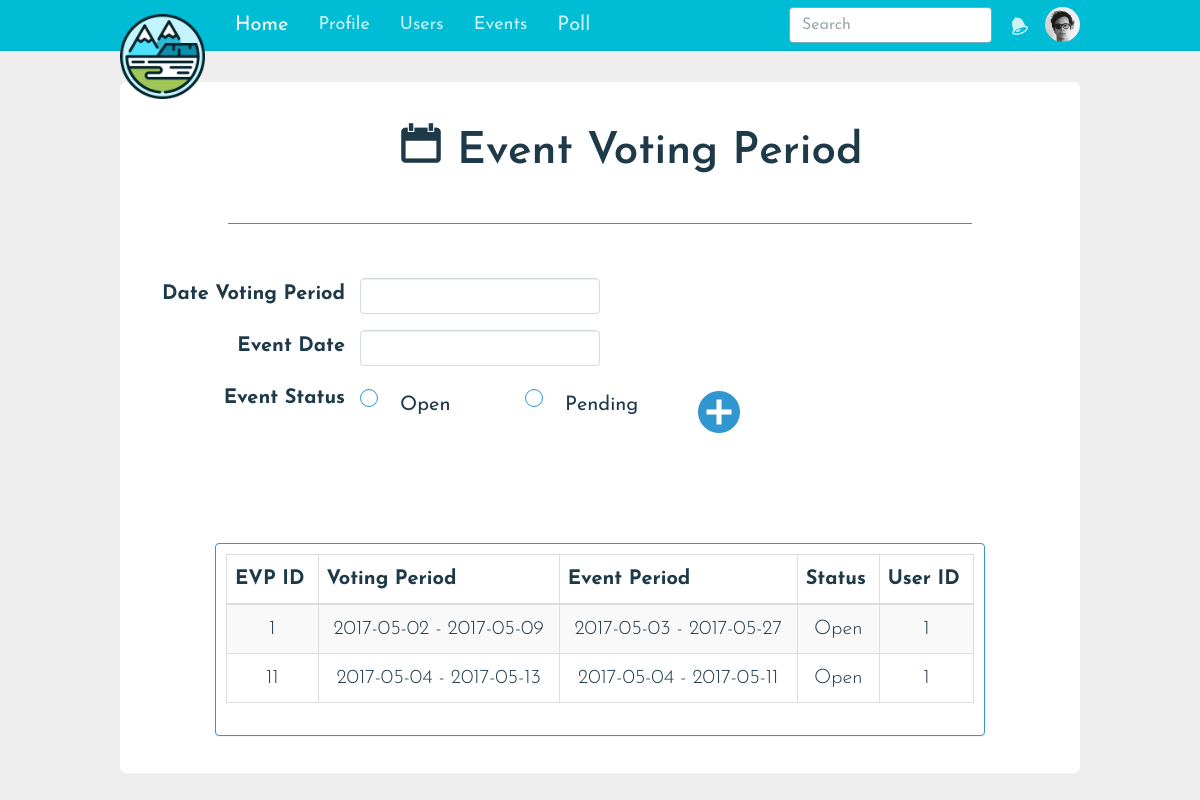
The app's page /eventVotingPeriod.php, older data.
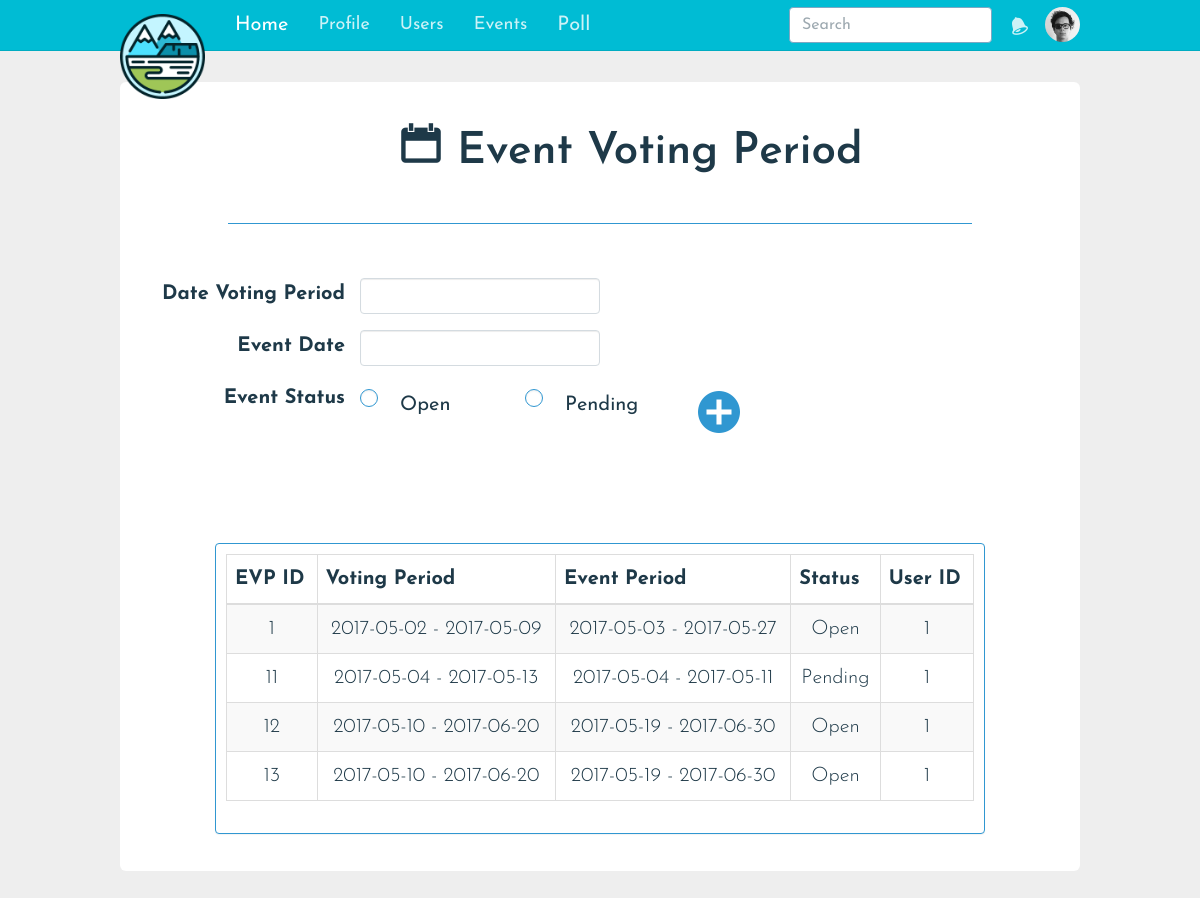
The same page, newer data.
### tables this page shows
CREATE TABLE `event_voting_period` (
  `evp_id` int(10) NOT NULL AUTO_INCREMENT,
  `user_id` int(10) DEFAULT NULL,
  `event_status_id` int(10) DEFAULT NULL,
  `start_date` date DEFAULT NULL,
  `end_date` date DEFAULT NULL,
  `isOpen` tinyint(2) DEFAULT NULL,
  `start_event_date` date DEFAULT NULL,
  `end_event_date` date DEFAULT NULL,
  PRIMARY KEY (`evp_id`),
  KEY `user_id` (`user_id`),
  KEY `event_status_id` (`event_status_id`),
  CONSTRAINT `event_voting_period_ibfk_1` FOREIGN KEY (`user_id`) REFERENCES `users` (`id`),
  CONSTRAINT `event_voting_period_ibfk_2` FOREIGN KEY (`event_status_id`) REFERENCES `event_status` (`event_status_id`)
);

### eventVotingPeriod.php (called while the page is built)
<?php
	include('views/menubar/evp.php')
 ?>

### class/eventPeriodClass.php (called while the page is built, shortened)
<?php
class eventPeriodClass
{
	public function getAllEventPeriod()
	{
		try {
			$db = getDB();
			$st = $db->prepare("SELECT * FROM event_voting_period");
			$st->execute();
			$data=$st->fetchAll();
		} catch (PDOException $e) {
		}
		return $data;
	}
}
?>

### views/menubar/evp.php (the view, shortened to what this page needs)
<?php
require_once 'views/layouts/header.php';
require_once 'views/layouts/nav.php';
include('class/eventPeriodClass.php');
$EVPClass = new eventPeriodClass();
$EVPs = $EVPClass->getAllEventPeriod();
?>
<div class="container">
	<br>
	<form method="post" class="form-horizontal" role="form">
		<h2 style="font-size: 44px;"><span class="icon icon-calendar"></span> Event Voting Period</h2>
		<hr width="85%" style="border-color:#3097d1;">
		<br>
		<div class="form-group">
			<label class="col-md-3" style="display: inline-flex; justify-content: flex-end;">Date Voting Period</label>
			<div class="col-md-3" style="padding: 0;">
				<input type="text" name="datefilter" class="form-control" style="padding: 0; text-align: center;" />
			</div>
	</div>
	<div class="form-group">
		<label class="col-md-3" style="display: inline-flex; justify-content: flex-end;">Event Date</label>
		<div class="col-md-3" style="padding: 0;">
			<input type="text" name="eventDate" class="form-control" style="padding: 0; text-align: center;" />
		</div>
	</div>
	<div class="form-group">
		<label class="col-md-3" style="display: inline-flex; justify-content: flex-end;">Event Status</label>
		<div class="row">
			<div class="radio custom-control custom-radio col-md-2">
				<label>
					<span class="custom-control-indicator" style="border-color:#3097d1;"></span>Open
				</label>
			</div>
			<div class="radio custom-control custom-radio col-md-2">
				<label>
					<span class="custom-control-indicator" style="border-color:#3097d1;"></span>
					Pending
				</label>
			</div>
			<button type="submit" name="registerEVP" class="btn btn-info icon icon-circle-with-plus "
			style="float: right; padding: 0; margin-right: 350px;  font-size: 50px; background-color: white;
			color:#3097d1; border-color: white;">
		</button>
		</div>
	</div>
	<br>
	<br>
	<div class="row">
		<div class="col-sm-10 col-sm-offset-1">
			<div class="imaginary_container">
				<div class="panel panel-primary">
					<div class="panel-body" style="padding: 0.5em;">
						<table id="votingPeriod" class="table table-striped table-bordered dt-responsive nowrap" cellspacing="0" width="100%">
							<thead>
								<tr>
									<th>EVP ID</th>
									<th>Voting Period</th>
									<th>Event Period</th>
									<th>Status</th>
									<th>User ID</th>
								</tr>
							</thead>
							<tbody>
								<tr>
								<?php
										foreach($EVPs as $EVP)
										{?>
									<td align="center"> <?php echo $EVP['evp_id'] ?></td>
									<td align="center"> <?php echo $EVP['start_date'] . ' - ' . $EVP['end_date'] ?></td>
									<td align="center"> <?php  echo $EVP['start_event_date'] . ' - ' . $EVP['end_event_date'] ?></td>
									<td align="center"> <?php if($EVP['isOpen']==1)
											echo "Open";
											elseif ($EVP['isOpen']==4) {
												echo "Pending";
											};
									 ?></td>
									<td align="center"> <?php echo $EVP['user_id'] ?></td>
								</tr>
								<?php  } ?>
							</tbody>
						</table>
					</div>
				</div>
			</div>
		</div>
	</div>
	</form>
<br><br>
</div>
<?php
require_once 'views/layouts/footer.php';
?>

### views/layouts/header.php (shortened to what this page needs)
<!DOCTYPE html>
<html lang="en">
<head>
  <link rel="stylesheet" href="https://maxcdn.bootstrapcdn.com/font-awesome/4.6.1/css/font-awesome.min.css">
  <link rel="stylesheet" href="https://cdnjs.cloudflare.com/ajax/libs/font-awesome/4.7.0/css/font-awesome.min.css">
	<link href="assets/css/toolkit.css" rel="stylesheet">
  <link href="assets/css/application.css" rel="stylesheet">
  <link href="assets/css/custom.css" rel="stylesheet">
  <link rel="stylesheet" href="sample/sample.css">
  <link rel="stylesheet" href="https://cdn.datatables.net/1.10.14/css/jquery.dataTables.min.css">
  <link rel="stylesheet" href="assets/css/admin.css">
  <link rel="stylesheet" href="assets/src/bootstrap-tagsinput.css">
  <link rel="stylesheet" type="text/css" href="//cdn.jsdelivr.net/bootstrap.daterangepicker/2/daterangepicker.css" />
</head>
<body class="with-top-navbar">

### views/layouts/nav.php (shortened to what this page needs)
<nav class="navbar navbar-inverse navbar-fixed-top app-navbar">
	<div class="container">
		<div class="navbar-header">
			<a class="navbar-brand" href="index.php">
				<img class="brand" src="assets/img/mountain1.png" alt="logo">
			</a>
		</div>
		<div class="navbar-collapse collapse" id="navbar-collapse-main">
			<ul class="nav navbar-nav hidden-xs">
				<li class="active">
					<a href="home.php">Home</a>
				</li>
				<li class="dropdown">
         		   <a class="dropbtn" href="#">Profile</a>
        		</li>
				<li class="dropdown">
         		   <a class="dropbtn" href="users.php">Users</a>
        		</li>
				<li class="dropdown">
					<a class="dropbtn" href="Events.php">Events</a>
				</li>
				<li>
					<a href="eventPoll.php">Poll</a>
				</li>
			</ul>
			<ul class="nav navbar-nav navbar-right m-r-0 hidden-xs">
				<li >
					<a class="app-notifications" href="#">
						<span class="icon icon-bell"></span>
					</a>
				</li>
				<li>
					<button class="btn btn-default navbar-btn navbar-btn-avitar" data-toggle="popover">
						<img class="img-circle" src="assets/img/avatar-dhg.png">
					</button>
				</li>
			</ul>
			<form class="navbar-form navbar-right app-search" role="search">
				<div class="form-group">
					<input type="text" class="form-control" data-action="grow" placeholder="Search">
				</div>
			</form>
		</div>
	</div>
</nav>

### views/layouts/footer.php (shortened to what this page needs)
</body>
</html>

### assets/css/application.css (style rules this page uses)
.app-navbar { font-weight: 400; -webkit-font-smoothing: antialiased; }
.app-navbar .form-control { box-shadow: none; }
.app-navbar .navbar-brand img { width: 85px; }
.app-navbar .navbar-collapse { max-height: inherit; }
.app-navbar .navbar-collapse:after { height: 100vh; }
.app-navbar .form-control { border-color: #1C73A5; }
.app-notifications { margin-left: -12px; padding-bottom: 10px !important; }
.app-notifications .icon:before { font-size: 20px; }
@media (min-width: 768px) { .app-navbar .navbar-collapse:after { height: auto; } }

### assets/css/custom.css (style rules this page uses)
html { height: 100%; }
body { font-family: 'Josefin Sans', sans-serif; font-size: 20px; }
.btn { font-size: 18px; }
a { color: #00BCD4; }
.app-navbar .form-control { border-color: #7da8c3; }
.app-navvar, .form-control:focus, { color: #000; background-color: #fff; box-shadow: none; border-color: #00BCD4; }
.form-control { font-size: 16px; }
.navbar-inverse { background-color: #00BCD4!important; border-color: #00ACC1 !important; }
.dropbtn { background-color: #00BCD4; color: white; padding: 16px; font-size: 18px; border: none; cursor: pointer; }
.dropdown { position: relative; display: inline-block; }
hr { width: 80%; }

### assets/css/admin.css (style rules this page uses)
body { background-color: #eee; }
*[role="form"] { max-width: 1000px; padding: 15px; margin: 0 auto; background-color: #fff; border-radius: 0.3em; }
*[role="form"] h2 { margin-left: 6em; margin-bottom: 1em; }
.btn-primary, .btn-info { font-size: 18px; }

### views/layouts/header.php (style rules this page uses)
body { width: 1px; min-width: 100%; *width: 100%; }

Row changes from the older to the newer data that the page shows:
changed event_voting_period id 11: isOpen "Open" → "Pending"
added event_voting_period: evp_id "12", start_date "2017-05-10", end_date "2017-06-20", start_event_date "2017-05-19", end_event_date "2017-06-30", isOpen "Open", user "1"
added event_voting_period: evp_id "13", start_date "2017-05-10", end_date "2017-06-20", start_event_date "2017-05-19", end_event_date "2017-06-30", isOpen "Open", user "1"
